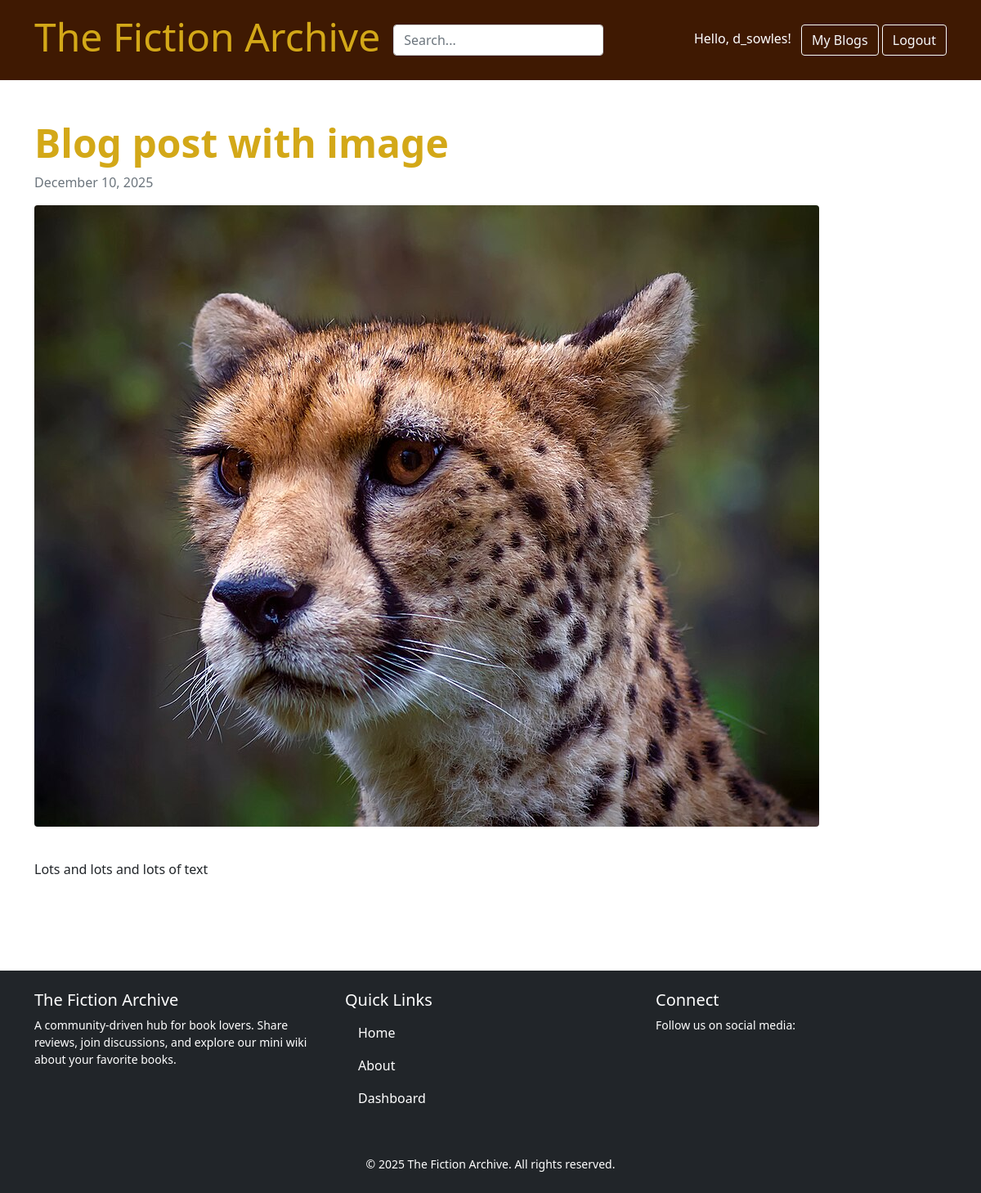
Screenshot of /blog/blog-post-with-image/ (signed in) with the database file from the repository.
### blog/models.py (models this page shows, shortened)
class Post(models.Model):
    title = models.CharField(max_length=200)
    slug = models.SlugField(unique=True, blank=True)
    content = models.TextField()
    created_at = models.DateTimeField(auto_now_add=True)
    updated_at = models.DateTimeField(auto_now=True)
    published = models.BooleanField(default=True)
    featured_image = models.ImageField(upload_to='blog_images/', blank=True, null=True)
    author = models.ForeignKey(User, on_delete=models.CASCADE, related_name="posts", null=True, blank=True)

### blog/views.py (the view)
# urls.py: path('<slug:slug>/', views.detail, name='blog-detail'),
def detail(request, slug):
    post = get_object_or_404(Post, slug=slug)
    return render(request, 'detail.html', {'post': post})

### blog/templates/detail.html (shortened to what this page needs)
{% extends "base.html" %}
{% block account-controls %}<a href="{% url 'account-dashboard' %}" class="btn btn-outline-light" >My Blogs</a>{% endblock %}
{% block content %}
<div class="container py-5">
    <h1 class="display-5 fw-bold">{{ post.title }}</h1>
    <p class="text-muted">{{ post.created_at|date:"F j, Y" }}</p>
    {% if post.featured_image %}
    <img src="{{ post.featured_image.url }}" class="img-fluid rounded mb-4">
    {% endif %}
    <p>{{ post.content|linebreaks }}</p>
</div>
{% endblock %}

### templates/base.html (shortened to what this page needs)
<!DOCTYPE html>
<html lang="en">
<head>
    <link href="https://cdn.jsdelivr.net/npm/bootstrap@5.0.2/dist/css/bootstrap.min.css" rel="stylesheet">
    <link rel="stylesheet" href="https://cdnjs.cloudflare.com/ajax/libs/font-awesome/6.7.2/css/all.min.css" />
    {% load static %}
    <link rel="stylesheet" href="{% static 'css/base.css' %}" />
</head>
<body>
    <header class="p-3 bg-dark text-white" id="site-header">
        <div class="container">
          <div class="d-flex flex-wrap align-items-center justify-content-center justify-content-lg-start">
            <a href={% url 'home' %} class="d-flex align-items-center mb-2 mb-lg-0 me-3 text-decoration-none">
                <h1>The Fiction Archive</h1>
            </a>
            <form action="{% url 'blog-search' %}" method="get" class="col-12 col-lg-auto mb-3 mb-lg-0 me-lg-3">
                <input type="search" name="q" class="form-control form-control-dark" placeholder="Search..." aria-label="Search">
            </form>
            <div class="text-end ms-auto">
                {% if user.is_authenticated %}
                    <span class="text-white me-2">Hello, {{ user.username }}!</span>
                {% block account-controls %}{% endblock %}
                    <a href="{% url 'logout' %}" class="btn btn-outline-light">Logout</a>
                {% else %}
                    <a href="{% url 'login' %}" class="btn btn-outline-light me-2">Login</a>
                    <a href="{% url 'register' %}" class="btn btn-warning">Sign-up</a>
                {% endif %}
            </div>
          </div>
        </div>
    </header>
    {% block content %}<h1>No Content</h1>{% endblock %}
<footer class="bg-dark text-white mt-5">
    <div class="container py-4">
        <div class="row">
            <div class="col-md-4 mb-3">
                <h5>The Fiction Archive</h5>
                <p class="small">
                    A community-driven hub for book lovers. Share reviews, join discussions,
                    and explore our mini wiki about your favorite books.
                </p>
            </div>
            <div class="col-md-4 mb-3">
                <h5>Quick Links</h5>
                <ul class="list-unstyled">
                    <li><a href="{% url 'home' %}" class="nav-link text-decoration-none">Home</a></li>
                    <li><a href="{% url 'blog-about' %}" class="nav-link text-decoration-none">About</a></li>
                    <li><a href="{% url 'account-dashboard' %}" class="nav-link text-decoration-none">Dashboard</a></li>
                </ul>
            </div>
          <div class="col-md-4 mb-3">
              <h5>Connect</h5>
              <p class="small mb-1">Follow us on social media:</p>
          </div>
        </div>
        <div class="text-center mt-3">
            <small>&copy; 2025 The Fiction Archive. All rights reserved.</small>
        </div>
    </div>
</footer>
</body>
</html>

### static/css/base.css (style rules this page uses)
#site-header { background-color: rgb(63, 25, 2) !important; }
h1 { font-size: 3rem; color: rgb(211, 168, 24); }
.nav-link { color: white; }

### rows the page displays
Post: title "Blog post with image", created_at "December 10, 2025", featured_image (picture), content "Lots and lots and lots of text"

### other values shown
{{ user.username }} "d_sowles"
